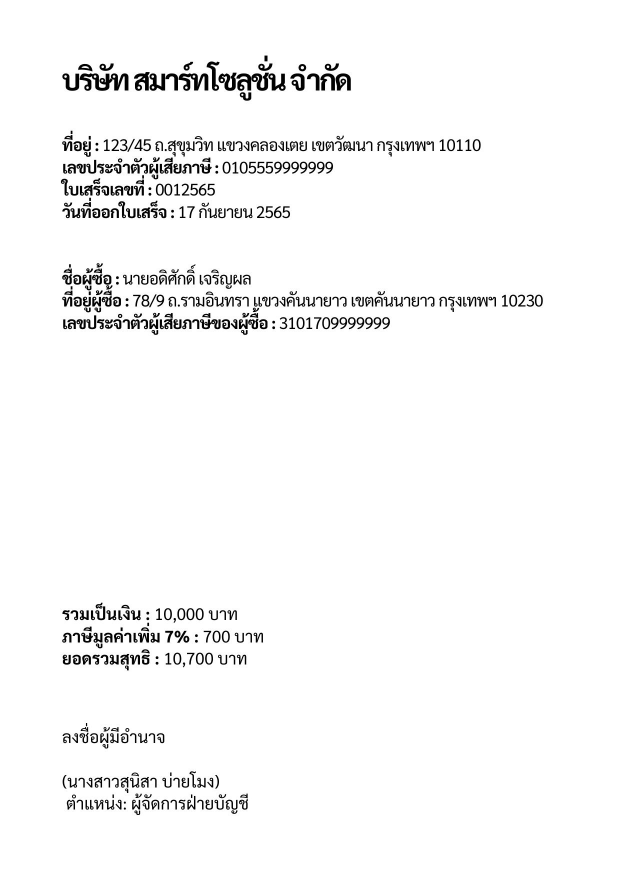
#> input picture temp/splited/doc_masked.jpg, 1240 x 1748 px (shown at 1/2 size)
$ jupyter execute 02_image_preprocessing.ipynb   (older library calls are emulated)
#> lines starting #> are read from the running program, lines starting #| are printed output that depends on the picture; after the words box and inside, x2 and y2 are one past the last pixel; in counts of white or black regions, pixels touching at a corner belong together
# IMAGE PREPROCESSING

[cell 1]
import cv2
import numpy as np
import os
import matplotlib.pyplot as plt
from pathlib import Path
from typing import Dict, List, Optional, Tuple

class ImagePreprocessor:
    def __init__(self, output_dir='../temp/processed'):
        """
        Initialize Image Preprocessor for document enhancement

        Args:
            output_dir (str): Directory for saving processed images
        """
        self.output_dir = output_dir

        # Create output directory if it doesn't exist
        Path(self.output_dir).mkdir(parents=True, exist_ok=True)

        # Create subdirectories for different types
        Path(os.path.join(self.output_dir, 'text_documents')).mkdir(parents=True, exist_ok=True)
        Path(os.path.join(self.output_dir, 'table_documents')).mkdir(parents=True, exist_ok=True)
        Path(os.path.join(self.output_dir, 'debug')).mkdir(parents=True, exist_ok=True)

    def preprocess_text_document(self, image_path: str, save_steps: bool = True) -> Dict:
        """
        Preprocess text document for better OCR recognition

        Args:
            image_path (str): Path to input text document image
            save_steps (bool): Whether to save intermediate steps

        Returns:
            dict: Processing results and file paths
        """
#> called with image_path = '../temp/splited/doc_masked.jpg', save_steps = True
        try:
            print(f"Preprocessing text document: {image_path}")

            # Read image
            original = cv2.imread(image_path)
#> original is the input picture: shape (1748, 1240, 3); min 0, max 255, mean 247.1
            if original is None:
                raise ValueError(f"Cannot read image: {image_path}")

            base_name = Path(image_path).stem
            results = {
                'original_path': image_path,
                'document_type': 'text',
                'processed_files': {},
                'processing_steps': []
            }

            # Step 1: Convert to grayscale
            print("  Step 1: Converting to grayscale")
            gray = cv2.cvtColor(original, cv2.COLOR_BGR2GRAY)
            if save_steps:
                gray_path = os.path.join(self.output_dir, 'debug', f"{base_name}_text_01_grayscale.jpg")
                cv2.imwrite(gray_path, gray)
                results['processed_files']['grayscale'] = gray_path
            results['processing_steps'].append('grayscale')

            # Step 2: Noise reduction
            print("  Step 2: Applying noise reduction")
            denoised = cv2.medianBlur(gray, 3)
            denoised = cv2.bilateralFilter(denoised, 9, 75, 75)
            if save_steps:
                denoised_path = os.path.join(self.output_dir, 'debug', f"{base_name}_text_02_denoised.jpg")
                cv2.imwrite(denoised_path, denoised)
                results['processed_files']['denoised'] = denoised_path
            results['processing_steps'].append('noise_reduction')

            # Step 3: Contrast enhancement
            print("  Step 3: Enhancing contrast")
            # Apply CLAHE (Contrast Limited Adaptive Histogram Equalization)
            clahe = cv2.createCLAHE(clipLimit=2.0, tileGridSize=(8,8))
            enhanced = clahe.apply(denoised)
            if save_steps:
                enhanced_path = os.path.join(self.output_dir, 'debug', f"{base_name}_text_03_enhanced.jpg")
                cv2.imwrite(enhanced_path, enhanced)
                results['processed_files']['enhanced'] = enhanced_path
            results['processing_steps'].append('contrast_enhancement')

            # Step 4: Sharpening
            print("  Step 4: Applying sharpening")
            kernel_sharpen = np.array([[-1,-1,-1],
                                     [-1, 9,-1],
                                     [-1,-1,-1]])
            sharpened = cv2.filter2D(enhanced, -1, kernel_sharpen)
            if save_steps:
                sharpened_path = os.path.join(self.output_dir, 'debug', f"{base_name}_text_04_sharpened.jpg")
                cv2.imwrite(sharpened_path, sharpened)
                results['processed_files']['sharpened'] = sharpened_path
            results['processing_steps'].append('sharpening')

            # Step 5: Adaptive thresholding
            print("  Step 5: Applying adaptive thresholding")
            # Try multiple thresholding methods
            adaptive_mean = cv2.adaptiveThreshold(sharpened, 255, cv2.ADAPTIVE_THRESH_MEAN_C, cv2.THRESH_BINARY, 11, 2)
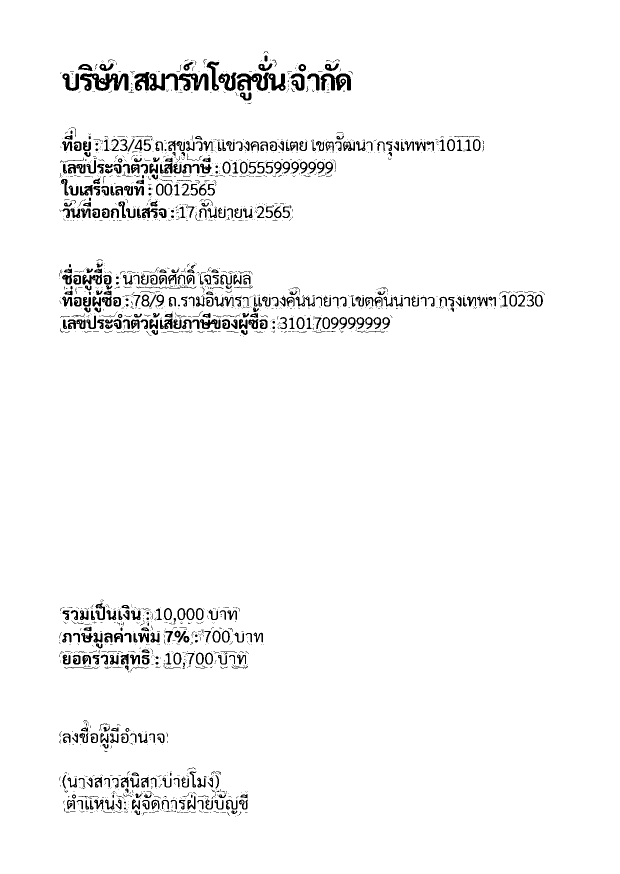
#> adaptive_mean: shape (1748, 1240) (shown at 1/2 size); 96.7% white; 2269 black regions (1786 under 20 px), largest, box (x1, y1, x2, y2) and area: (268, 144, 417, 182) 2818, (473, 145, 571, 182) 1948, (160, 147, 257, 182) 1907
            adaptive_gaussian = cv2.adaptiveThreshold(sharpened, 255, cv2.ADAPTIVE_THRESH_GAUSSIAN_C, cv2.THRESH_BINARY, 11, 2)
#> adaptive_gaussian: shape (1748, 1240); 96.1% white; 6720 black regions (6213 under 20 px), largest, box (x1, y1, x2, y2) and area: (268, 144, 417, 182) 2754, (473, 145, 571, 182) 1906, (160, 147, 257, 182) 1842

            if save_steps:
                adaptive_mean_path = os.path.join(self.output_dir, 'debug', f"{base_name}_text_05a_adaptive_mean.jpg")
                adaptive_gaussian_path = os.path.join(self.output_dir, 'debug', f"{base_name}_text_05b_adaptive_gaussian.jpg")
                cv2.imwrite(adaptive_mean_path, adaptive_mean)
                cv2.imwrite(adaptive_gaussian_path, adaptive_gaussian)
                results['processed_files']['adaptive_mean'] = adaptive_mean_path
                results['processed_files']['adaptive_gaussian'] = adaptive_gaussian_path
            results['processing_steps'].append('adaptive_thresholding')

            # Step 6: Morphological operations
            print("  Step 6: Applying morphological operations")
            kernel = np.ones((2,2), np.uint8)
            morphed = cv2.morphologyEx(adaptive_gaussian, cv2.MORPH_CLOSE, kernel, iterations=1)
#> morphed: shape (1748, 1240); 97% white; 532 black regions (83 under 20 px), largest, box (x1, y1, x2, y2) and area: (161, 148, 258, 183) 1812, (474, 146, 539, 183) 1268, (359, 148, 418, 183) 1094
            morphed = cv2.morphologyEx(morphed, cv2.MORPH_OPEN, kernel, iterations=1)
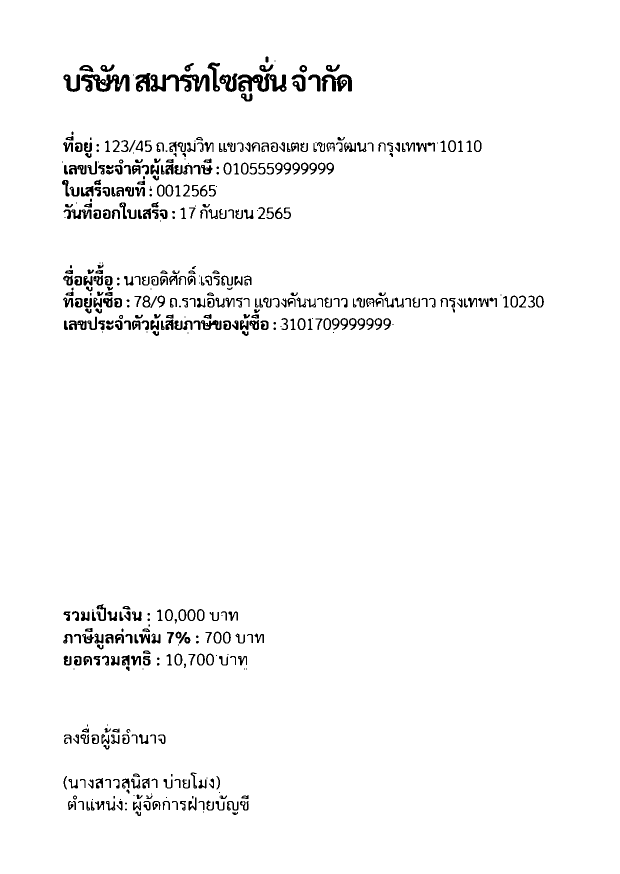
#> morphed: shape (1748, 1240) (shown at 1/2 size); 97% white; 504 black regions (66 under 20 px), largest, box (x1, y1, x2, y2) and area: (301, 149, 419, 184) 2106, (475, 147, 573, 184) 1961, (162, 149, 259, 184) 1871

            if save_steps:
                morphed_path = os.path.join(self.output_dir, 'debug', f"{base_name}_text_06_morphed.jpg")
                cv2.imwrite(morphed_path, morphed)
                results['processed_files']['morphed'] = morphed_path
            results['processing_steps'].append('morphological_operations')

            # Final processed image
            final_path = os.path.join(self.output_dir, 'text_documents', f"{base_name}_processed.jpg")
            cv2.imwrite(final_path, morphed)
            results['processed_files']['final'] = final_path

            print(f"  Text document processing completed: {final_path}")

            # Display processing steps
            if save_steps:
                self._display_processing_steps(original, [gray, denoised, enhanced, sharpened, adaptive_gaussian, morphed],
                                             ['Original', 'Grayscale', 'Denoised', 'Enhanced', 'Sharpened', 'Final'],
                                             f"Text Document Processing: {base_name}")
#> the loop in _display_processing_steps, `for i, (img, title) in enumerate(zip(processed_images, titles[1:]), 1):` made 5 passes

            return results

        except Exception as e:
            print(f"Error preprocessing text document: {e}")
            return {'error': str(e), 'processed_files': {}}

    def preprocess_table_document(self, image_path: str, save_steps: bool = True) -> Dict:
        """
        Preprocess table document for better structure recognition

        Args:
            image_path (str): Path to input table document image
            save_steps (bool): Whether to save intermediate steps

        Returns:
            dict: Processing results and file paths
        """
#> called with image_path = '../temp/splited/table_only.jpg', save_steps = True
        try:
            print(f"Preprocessing table document: {image_path}")

            # Read image
            original = cv2.imread(image_path)
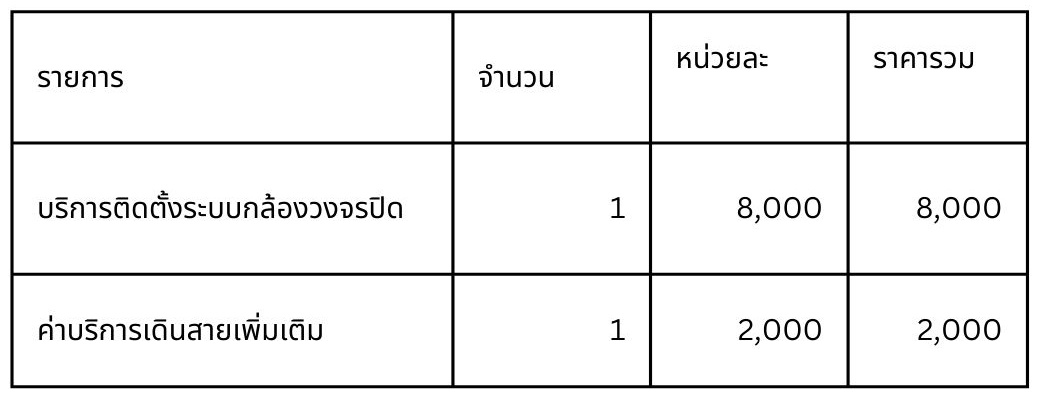
#> input picture temp/splited/table_only.jpg, 1041 x 401 px
#> original is the input picture: shape (401, 1041, 3); min 0, max 255, mean 238.8
            if original is None:
                raise ValueError(f"Cannot read image: {image_path}")

            base_name = Path(image_path).stem
            results = {
                'original_path': image_path,
                'document_type': 'table',
                'processed_files': {},
                'processing_steps': []
            }

            # Step 1: Convert to grayscale
            print("  Step 1: Converting to grayscale")
            gray = cv2.cvtColor(original, cv2.COLOR_BGR2GRAY)
#> gray: shape (401, 1041)
            if save_steps:
                gray_path = os.path.join(self.output_dir, 'debug', f"{base_name}_table_01_grayscale.jpg")
                cv2.imwrite(gray_path, gray)
                results['processed_files']['grayscale'] = gray_path
            results['processing_steps'].append('grayscale')

            # Step 2: Noise reduction (gentler for tables)
            print("  Step 2: Applying gentle noise reduction")
            denoised = cv2.GaussianBlur(gray, (3, 3), 0)
#> denoised: shape (401, 1041)
            if save_steps:
                denoised_path = os.path.join(self.output_dir, 'debug', f"{base_name}_table_02_denoised.jpg")
                cv2.imwrite(denoised_path, denoised)
                results['processed_files']['denoised'] = denoised_path
            results['processing_steps'].append('noise_reduction')

            # Step 3: Contrast enhancement
            print("  Step 3: Enhancing contrast")
            clahe = cv2.createCLAHE(clipLimit=1.5, tileGridSize=(8,8))
            enhanced = clahe.apply(denoised)
#> enhanced: shape (401, 1041)
            if save_steps:
                enhanced_path = os.path.join(self.output_dir, 'debug', f"{base_name}_table_03_enhanced.jpg")
                cv2.imwrite(enhanced_path, enhanced)
                results['processed_files']['enhanced'] = enhanced_path
            results['processing_steps'].append('contrast_enhancement')

            # Step 4: Edge enhancement for table lines
            print("  Step 4: Enhancing table edges")
            # Use Sobel operators to enhance edges
            sobel_x = cv2.Sobel(enhanced, cv2.CV_64F, 1, 0, ksize=3)
            sobel_y = cv2.Sobel(enhanced, cv2.CV_64F, 0, 1, ksize=3)
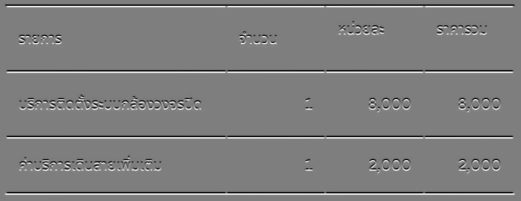
#> sobel_y: shape (401, 1041) float64 (shown at 1/2 size); min -752, max 764, mean 0; drawn with min black and max white
            sobel_combined = np.sqrt(sobel_x**2 + sobel_y**2)
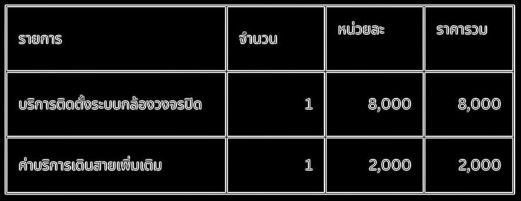
#> sobel_combined: shape (401, 1041) float64 (shown at 1/2 size); min 0, max 764, mean 75.7; drawn with min black and max white
            sobel_combined = np.uint8(sobel_combined / sobel_combined.max() * 255)

            # Combine with original
            edge_enhanced = cv2.addWeighted(enhanced, 0.8, sobel_combined, 0.2, 0)
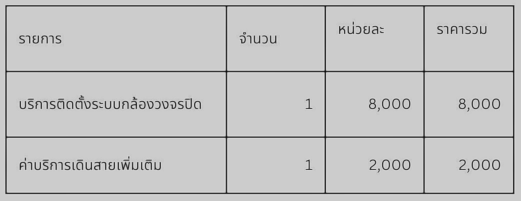
#> edge_enhanced: shape (401, 1041) (shown at 1/2 size); min 1, max 224, mean 195.7

            if save_steps:
                edge_path = os.path.join(self.output_dir, 'debug', f"{base_name}_table_04_edge_enhanced.jpg")
                cv2.imwrite(edge_path, edge_enhanced)
                results['processed_files']['edge_enhanced'] = edge_path
            results['processing_steps'].append('edge_enhancement')

            # Step 5: Binary thresholding (preserve table structure)
            print("  Step 5: Applying binary thresholding")
            # Use Otsu's method for automatic threshold
            _, binary_otsu = cv2.threshold(edge_enhanced, 0, 255, cv2.THRESH_BINARY + cv2.THRESH_OTSU)
#> binary_otsu: shape (401, 1041); 94.2% white; 105 black regions (13 under 20 px), largest, box (x1, y1, x2, y2) and area: (10, 10, 1029, 388) 16303, (243, 324, 260, 340) 141, (738, 197, 752, 218) 128

            # Also try adaptive threshold
            adaptive = cv2.adaptiveThreshold(edge_enhanced, 255, cv2.ADAPTIVE_THRESH_GAUSSIAN_C, cv2.THRESH_BINARY, 11, 2)
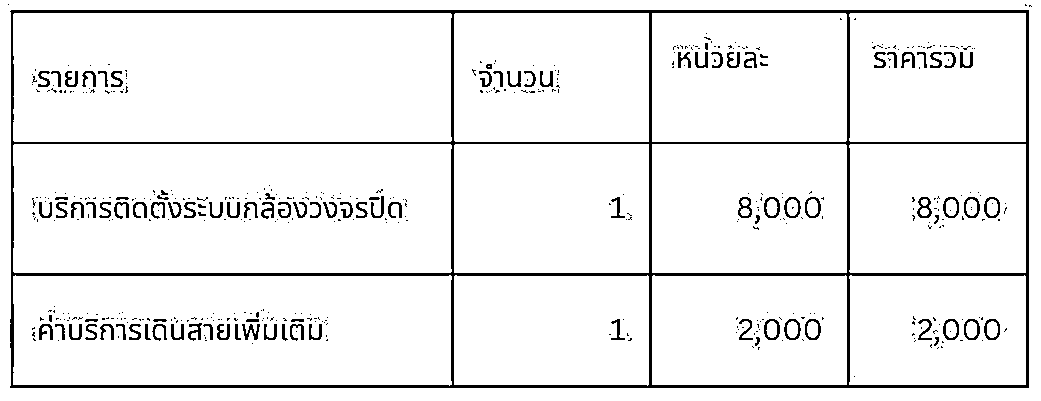
#> adaptive: shape (401, 1041); 93.7% white; 489 black regions (385 under 20 px), largest, box (x1, y1, x2, y2) and area: (10, 10, 1029, 388) 16518, (917, 197, 932, 218) 141, (764, 319, 780, 340) 137

            if save_steps:
                otsu_path = os.path.join(self.output_dir, 'debug', f"{base_name}_table_05a_otsu.jpg")
                adaptive_path = os.path.join(self.output_dir, 'debug', f"{base_name}_table_05b_adaptive.jpg")
                cv2.imwrite(otsu_path, binary_otsu)
                cv2.imwrite(adaptive_path, adaptive)
                results['processed_files']['otsu'] = otsu_path
                results['processed_files']['adaptive'] = adaptive_path
            results['processing_steps'].append('binary_thresholding')

            # Step 6: Table structure preservation
            print("  Step 6: Preserving table structure")
            # Detect and enhance table lines
            horizontal_kernel = cv2.getStructuringElement(cv2.MORPH_RECT, (25, 1))
            vertical_kernel = cv2.getStructuringElement(cv2.MORPH_RECT, (1, 25))
#> vertical_kernel = 25 values from 1 to 1

            horizontal_lines = cv2.morphologyEx(binary_otsu, cv2.MORPH_OPEN, horizontal_kernel, iterations=2)
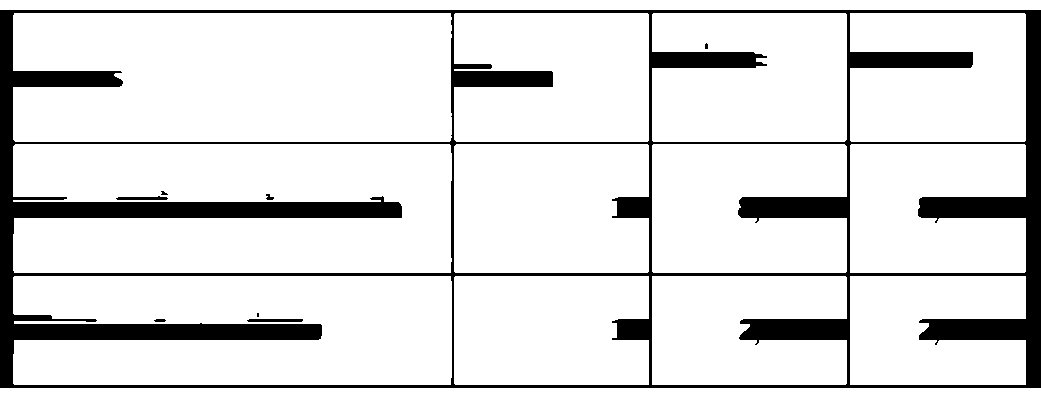
#> horizontal_lines: shape (401, 1041); 86.9% white; 8 black regions (3 under 20 px), largest, box (x1, y1, x2, y2) and area: (0, 10, 1041, 388) 54075, (247, 319, 303, 322) 164, (116, 196, 168, 200) 153, (266, 194, 274, 200) 31, (154, 319, 166, 322) 31
            vertical_lines = cv2.morphologyEx(binary_otsu, cv2.MORPH_OPEN, vertical_kernel, iterations=2)
#> vertical_lines: shape (401, 1041); 80.2% white; 45 black regions (1 under 20 px), largest, box (x1, y1, x2, y2) and area: (10, 0, 1029, 401) 75632, (764, 197, 780, 218) 282, (943, 197, 959, 218) 281

            # Combine table structure
            table_structure = cv2.addWeighted(horizontal_lines, 0.5, vertical_lines, 0.5, 0.0)
#> (the rest of the program and of its run is left out)
